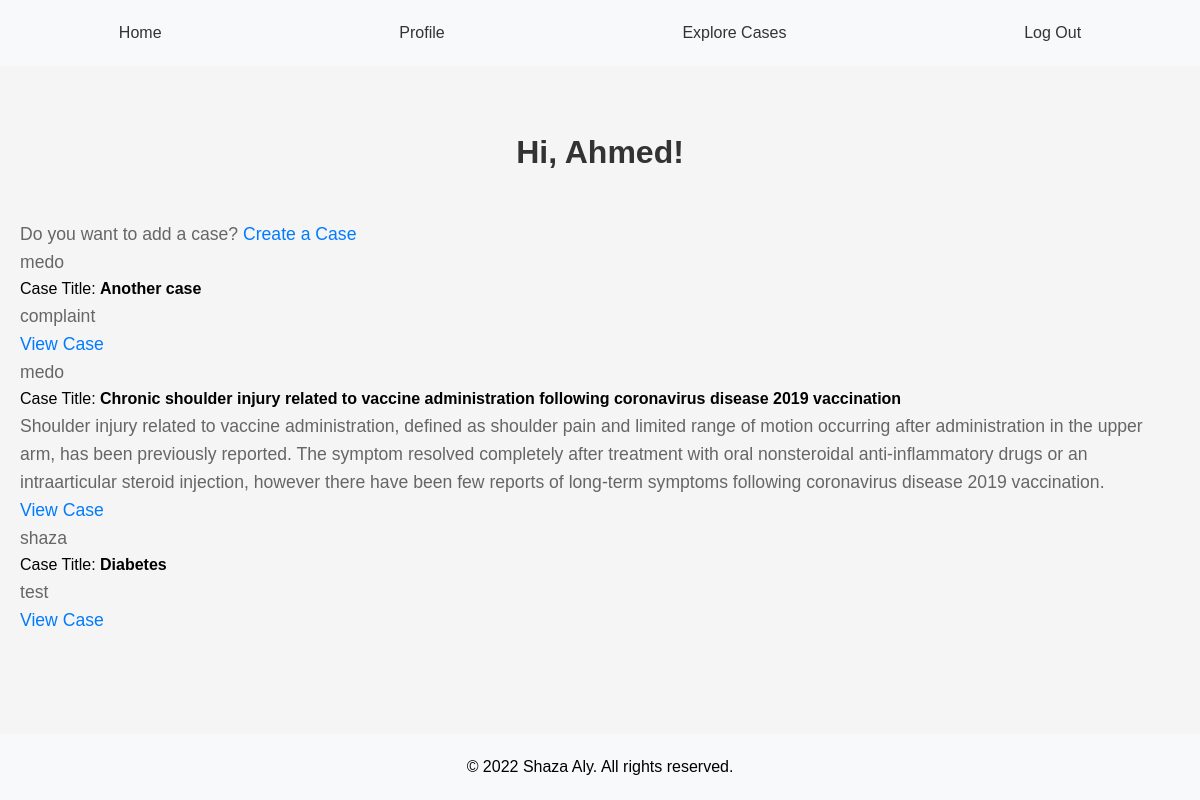
Page /explore (signed in) on the committed database.
### app/models.py (models this page shows, shortened)
class User(UserMixin,db.Model):
    id = db.Column(db.Integer, primary_key=True)
    username = db.Column(db.String(65), index=True, unique=True)
    email = db.Column(db.String(120), index=True, unique=True)
    password_hash = db.Column(db.String(128))
    bio = db.Column(db.String(200))
    medical_degree = db.Column(db.String(100))
    speciality = db.Column(db.String(100))
    licenses = db.Column(db.String(200))
    last_seen = db.Column(db.DateTime, default=datetime.utcnow)
    cases = db.relationship('Case', backref='author', lazy="dynamic")
    followed = db.relationship(
        'User',
        secondary=followers,
        primaryjoin=(followers.c.follower_id == id),
        secondaryjoin=(followers.c.followed_id == id),
        backref=db.backref('followers',lazy='dynamic'),
        lazy='dynamic'
        )

class Case(db.Model):
    id = db.Column(db.Integer, primary_key=True)
    title = db.Column(db.String(140))
    patient_age = db.Column(db.String(20))
    patient_sex = db.Column(db.String(10))
    chief_complaint = db.Column(db.Text)
    medical_history = db.Column(db.Text)
    current_medications = db.Column(db.Text)
    image_files = db.Column(db.String(255))  # Store file paths for images
    lab_files = db.Column(db.String(255))  # Store file paths for lab files
    timestamp = db.Column(db.DateTime, index=True, default=datetime.utcnow)
    user_id = db.Column(db.Integer, db.ForeignKey('user.id'))

### app/routes.py (the view)
@app.route('/explore')
@login_required
def explore():
    page = request.args.get('page', 1, type=int)
    cases = Case.query.order_by(Case.timestamp.desc()).paginate(page=page, per_page=app.config['CASES_PER_PAGE'], error_out=False)
    return render_template('index.html', title='Explore', cases=cases.items)

### app/routes.py (called while the page is built)
@login.user_loader
def load_user(id):
    return User.query.get(int(id))

@app.before_request
def before_request():
    if current_user.is_authenticated:
        current_user.last_seen = datetime.utcnow()
        db.session.commit()

### app/templates/index.html (shortened to what this page needs)
{% extends "base.html" %}
{% block content %}
<h1>Hi, {{ current_user.username }}!</h1>
<p>Do you want to add a case? <a href="{{ url_for('submit_case') }}">Create a Case</a></p>
    {% for case in cases %}
    <div><p>{{ case.author.username if case.author }}</p></div>
    Case Title: <b>{{ case.title }}</b></p></div>
    <div><p>{{ case.chief_complaint }}</p></div>
    <div><p>
        <a href="{{ url_for('show_case', case_id=case.id) }}">View Case</a>
    </p></div>
    {% endfor %}
{% endblock %}

### app/static/css/base.css (style rules this page uses)
body, ul, li, p { margin: 0; padding: 0; }
body { font-family: Arial, sans-serif; line-height: 1.6; }

### app/static/css/index.css (style rules this page uses)
body { background-color: #f5f5f5; }
h1 { color: #333; text-align: center; padding: 20px 0; }
main p { color: #666; font-size: 1.1em; line-height: 1.6; }
main a { color: #007bff; text-decoration: none; }

### rows in the picture
User: username "Ahmed"
Case: author "medo", title "Another case", chief_complaint "complaint"
Case: author "medo", title "Chronic shoulder injury related to vaccine administration following coronavirus disease 2019 vaccination", chief_complaint "Shoulder injury related to vaccine administration, defined as shoulder pain and limited range of motion occurring after administration in the upper arm, has been previously reported. The symptom resolved completely after treatment with oral nonsteroidal anti-inflammatory drugs or an intraarticular steroid injection, however there have been few reports of long-term symptoms following coronavirus disease 2019 vaccination."
Case: author "shaza", title "Diabetes", chief_complaint "test"
